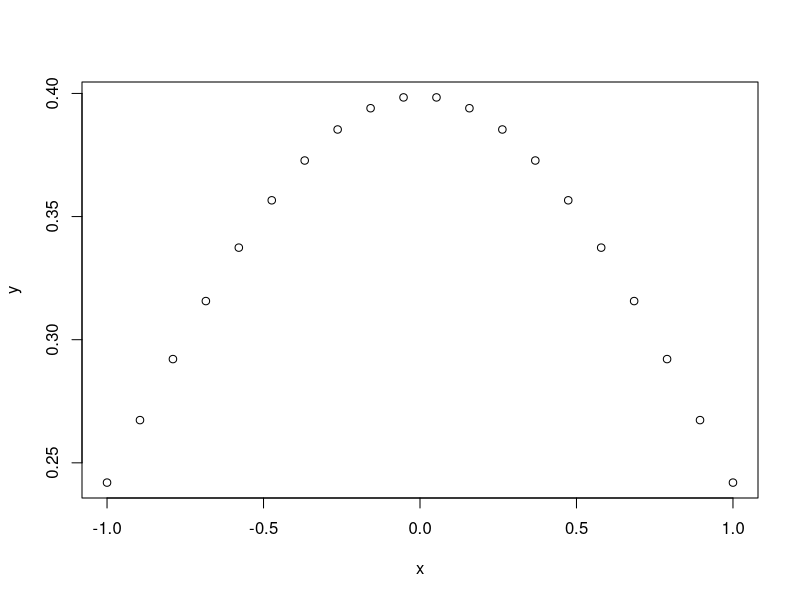

The R source for this figure: (Note: this script raises an error after producing the figure.)
## ---- chunk 1
library(tidyverse)
knitr::opts_chunk$set(
  fig.align = "center"
  # out.width = "60%"
)
## ---- chunk 2
x <- seq(-1, 1, length = 20)
y <- dnorm(x)

plot(x, y)
## ---- chunk 3

head(mtcars)
## ---- chunk 4
knitr::include_graphics("img/R Module 4/New R Markdown.png")
## ---- chunk 5
knitr::include_graphics("img/R Module 4/R Markdown.png")
## ---- chunk 6
library(tidyverse)
library(readxl)

survey <- read_xlsx(path = "data/salary_survey.xlsx")
## ---- chunk 7
survey_sub <- survey %>%
  dplyr::select(`Survey Year`, Country, PrimaryDatabase, SalaryUSD, YearsWithThisDatabase, YearsWithThisTypeOfJob, Education)
## ---- chunk 8

survey_sub <- survey_sub %>%
  dplyr::filter(
    YearsWithThisDatabase <= 50,

    # Same for the following:
    YearsWithThisTypeOfJob <= 50,

    # We're only interested in the U.S.
    Country == "United States",

    # We want to filter out "missing values"
    Education != "Not Asked",

    # Some respondents put in their hourly wage rather than their yearly salary;
    # it's doubtful that anyone only makes $13 USD per year working in this kind
    # of job!

    SalaryUSD > 1000
  )
## ---- chunk 9
survey_sub %>%
  ggplot(aes(y = Education, x = SalaryUSD)) +
  geom_boxplot()
## ---- chunk 10
survey_sub <- survey_sub %>%
  mutate(
    SalaryLog10 = log10(SalaryUSD)
  )


# We'll pop this back into our boxplots...
survey_sub %>%
  ggplot(aes(y = Education, x = SalaryLog10)) +
  geom_boxplot()
## ---- chunk 11
survey_sub$Education <-
  factor(
    survey_sub$Education,

    # We set this argument to TRUE when the order of our factor matters, or if
    # we intend to compare the "amount" of education (a PhD is a greater
    # "amount" of education than a Bachelors, for example.)
    ordered = TRUE,

    # The `levels` argument requests a character vector of the different factor
    # levels in the dataset, and the order we want them to be in.
    levels = c(
      "None (no degree completed)",
      "Associates (2 years)",
      "Bachelors (4 years)",
      "Masters",
      "Doctorate/PhD"
    )
  )


summary(survey_sub)
## ---- chunk 12
factors <-
  # The `cut()` function takes a character vector and "cuts" it into a factor,
  # by looking at values that fall within each break. Think of it as plotting a
  # histogram with a certain number of bins, and assigning each of those bins as
  # a factor level.
  cut(
    survey_sub$SalaryLog10,
    breaks = c(4, 5, 6, 7),
    labels = c("5 Figures", "6 Figures", "7 Figures")
  )

survey_sub$SalaryFigs <- factors

summary(survey_sub)
## ---- chunk 13
survey_clean <- survey_sub %>%
  # We're not interested in these columns, so we can exclude them with a "-"
  dplyr::select(-PrimaryDatabase, -Country, SalaryLog10) %>%
  # Likewise, we want to ignore the cases where the salary is 7 figures, so we set our filter criterion to the observations where SalaryFigs is not (!= represents "is not") "7 Figures".
  filter(SalaryFigs != "7 Figures") %>%
  # Even though we filtered out the cases of 7-figure salaries, the "7 Figures"
  # level still exists within our data. We use the `droplevels()` function to
  # remove unused factor levels. Nothing actually changes about our data itself,
  # but it helps keep our results tidy.
  droplevels()


summary(survey_clean)
## ---- chunk 14
survey_clean %>%
  ggplot(aes(x = YearsWithThisTypeOfJob, y = SalaryFigs, fill = SalaryFigs)) +
  geom_boxplot() +
  facet_grid(rows = vars(Education)) +
  labs(
    x = "Years with this type of job",
    y = "Salary Figures",
    title = "Years Experience vs. Salary",
    fill = "Figures"
  )
